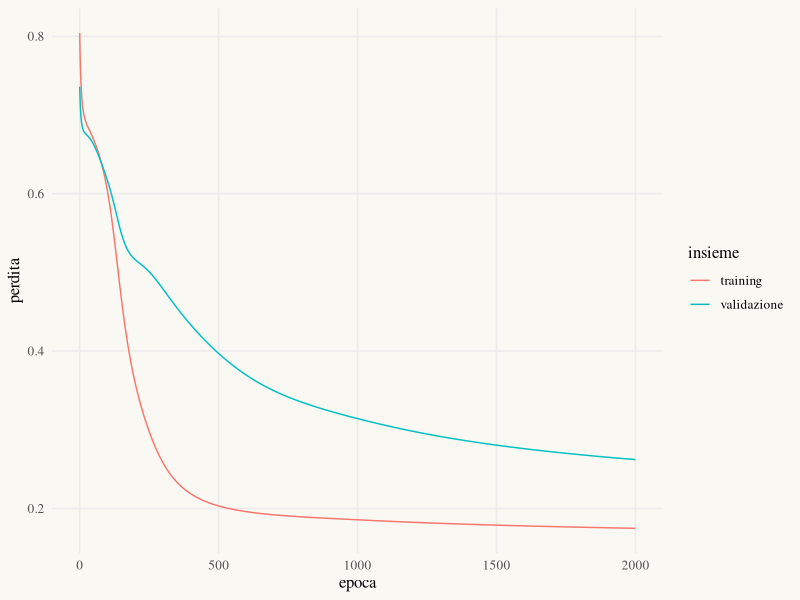

Write the R code that produced this figure.
# ───────────────────────────────────────────────────────────────
# StatAtlas · Lab 22 — Rete neurale 2 → H → 1 e backpropagation
# R0: stessi dati, stessa suddivisione e stessi pesi iniziali di StatAtlas (R ≥ 3.6).
# R2: stessa discesa del gradiente a lotto intero: stesse perdite a meno dell’arrotondamento.
# R3: nnet o torch usano ottimizzatori e inizializzazioni diversi: confronto di metodo, non stessi pesi.
# ───────────────────────────────────────────────────────────────
library(tidyverse)

n <- 200; sigma <- 0.1; n_val <- 60; H <- 4; eta <- 0.5; lambda <- 0; E <- 2000
set.seed(2026)
U <- matrix(runif(2 * n), ncol = 2, byrow = TRUE); Z <- matrix(rnorm(2 * n), ncol = 2, byrow = TRUE)
X0 <- 2 * U - 1; y <- as.numeric(X0[, 1] * X0[, 2] > 0)
X <- X0 + sigma * Z                                   # etichetta dai punti puliti, poi rumore
id_val <- sample(n, n_val)
Xtr <- X[-id_val, ]; ytr <- y[-id_val]; Xva <- X[id_val, ]; yva <- y[id_val]

# Inizializzazione con un seed proprio
inizializza <- function(seme) {
  set.seed(seme); a <- sqrt(6 / (2 + H)); c <- sqrt(6 / (H + 1))
  list(W1 = matrix(runif(2 * H, -a, a), nrow = H, byrow = TRUE), b1 = rep(0, H), W2 = runif(H, -c, c), b2 = 0)
}
att <- tanh; datt <- function(A, Hh) 1 - Hh^2
avanti <- function(par, X) { A <- sweep(X %*% t(par$W1), 2, par$b1, "+"); Hh <- att(A); list(A = A, H = Hh, z = drop(Hh %*% par$W2) + par$b2) }
bce <- function(z, y) mean(pmax(z, 0) - y * z + log1p(exp(-abs(z))))   # forma stabile
gradiente <- function(par, X, y) {
  f <- avanti(par, X); dz <- (plogis(f$z) - y) / nrow(X)
  dA <- outer(dz, par$W2) * datt(f$A, f$H)
  list(W1 = t(dA) %*% X + lambda * par$W1, b1 = colSums(dA), W2 = drop(t(f$H) %*% dz) + lambda * par$W2, b2 = sum(dz))
}
addestra <- function(par) {
  storia <- matrix(NA, E + 1, 2, dimnames = list(NULL, c("training", "validazione")))
  storia[1, ] <- c(bce(avanti(par, Xtr)$z, ytr), bce(avanti(par, Xva)$z, yva))
  for (e in seq_len(E)) {
    g <- gradiente(par, Xtr, ytr); par <- Map(\(p, d) p - eta * d, par, g)
    storia[e + 1, ] <- c(bce(avanti(par, Xtr)$z, ytr), bce(avanti(par, Xva)$z, yva))
  }
  list(par = par, storia = storia)
}

# Controllo del gradiente con differenze finite (all’inizio)
par0 <- inizializza(1)
obiettivo <- function(v) { p <- relist(v, par0); bce(avanti(p, Xtr)$z, ytr) + lambda / 2 * (sum(p$W1^2) + sum(p$W2^2)) }
v0 <- unlist(as.relistable(par0)); num <- sapply(seq_along(v0), \(k) { h <- replace(numeric(length(v0)), k, 1e-5); (obiettivo(v0 + h) - obiettivo(v0 - h)) / 2e-5 })
max(abs(num - unlist(gradiente(par0, Xtr, ytr)))) / max(abs(num))

fit <- addestra(par0)
tail(fit$storia, 1)
mean((plogis(avanti(fit$par, Xva)$z) > 0.5) == yva)   # accuratezza di validazione

# 20 inizializzazioni diverse sugli stessi dati
esiti <- map_dfr(seq_len(20), \(r) { f <- addestra(inizializza(1 + r)); tibble(seed = 1 + r, training = f$storia[E + 1, 1], validazione = f$storia[E + 1, 2]) })
esiti

theme_statatlas <- function(base_size = 12) {
  theme_minimal(base_size = base_size, base_family = "serif") +
    theme(panel.grid.minor = element_blank(), plot.background = element_rect(fill = "#FAF8F3", colour = NA))
}
as_tibble(fit$storia) |> mutate(epoca = 0:E) |> pivot_longer(-epoca, names_to = "insieme", values_to = "perdita") |>
  ggplot(aes(epoca, perdita, colour = insieme)) + geom_line() + theme_statatlas()
